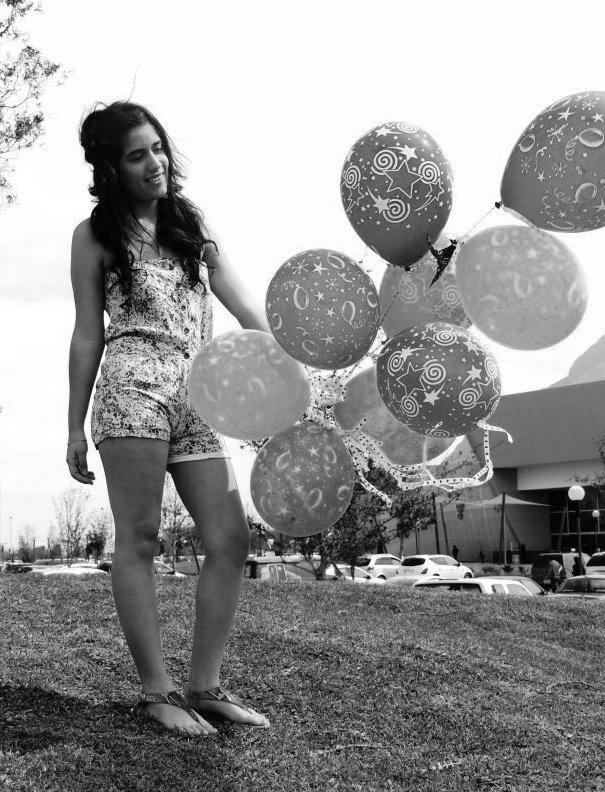
#> input picture Imagen1_1.jpg, 605 x 792 px, found by its file name
$ python lineas.py Imagen1_1.jpg 1.0   (Python 2 division)
#> lines starting #> are read from the running program, lines starting #| are printed output that depends on the picture; after the words box and inside, x2 and y2 are one past the last pixel; in counts of white or black regions, pixels touching at a corner belong together
#!/usr/bin/env python
# -*- coding: latin-1 -*-
from PIL import Image
from sys import argv
from math import floor
import math
import numpy
import Image
import time

umbral = 100
n_img = argv[1]
img = Image.open('/home/carmensrz/'+ n_img)
#> img is the input picture: PIL image 605x792 RGB; min 0, max 255, mean 150.2

matrix = []
comb = {}
angulos = []

#tamaño de la imagen
width, height = img.size
#> width = 605; height = 792

#funcion para realizar el efecto de escala de grises
# [10 lines left out: function grayscale, not called in this run]

#funcion para filtro de convolucion, deteccion de bordes
def convolucion(new_image, h):
    pix = new_image.load()
    F = Image.new("RGB",(width,height))
    k = len(h[0])
    for x in range(width):
        for y in range(height):
            suma = 0
            for i in range(k):
                #centrar la mascara
                z1 = (i - (k/2))
                for j in range(k):
                    #centrar la mascara en la imagen
                    z2 = (j - (k/2))
                    #sin centrar z1=i z2=j
                    try:
                        suma += pix[x+z1,y+z2][0] * h[i][j]
                    except:
                        pass
            suma = int(floor(suma))
            F.putpixel((x,y),(suma,suma,suma))
    return F

def lines(img_gx, img_gy, imagen, umbral):					#Mascara vertical
    w,h = img_gx.size
    comb = {}
    for i in range(w):
        datos = []
        for j in range(h):
            #se saca el promedio de los pixeles
            pix_x = float(sum(img_gx.getpixel((i,j)))/3.0)
            pix_y = float(sum(img_gy.getpixel((i,j)))/3.0)
            #Si este promedio es mayor a 0 usamos la funcion arc para definir el angulo
            if abs(pix_x) > 0:
                angulo = math.atan(pix_y/pix_x)
            #m_gx = img_gx.getpixel((i,j))[0]
            #m_gy = img_gy.getpixel((i,j))[0]
            else:
                angulo = None
            if angulo is not None:
                angulo = int(math.degrees(angulo))
                #damos valor a rho con funciones de seno y coseno
                rho = int((j - h/2) * math.sin(angulo) + (w/2 - i) * math.cos(angulo))
                angulos.append(angulo)
                if i > 0 and i < w-1 and j > 0 and j < h - 1:
                    if (rho, angulo) in comb:
                        comb[(rho, angulo)] += 1
                    else:
                        comb[(rho, angulo)] = 1
                datos.append((rho, angulo))
            else:
                datos.append((None, None))
        matrix.append(datos)

    comb = sorted(comb.items(), key=lambda k: k[1], reverse = True)
    freq = {}
    n = int(math.ceil(len(comb) * umbral))

    for i in range(n):
        (rho, angulo) = comb[i][0]
        freq[(rho, angulo)] = comb[1]
    pixeles = imagen.load()

    for i in range(w):
        for j in range(h):
            if i > 0 and j > 0 and i < w and j < h:
                rho, angulo = matrix[i][j]
		print rho, angulo
                if (rho, angulo) in freq:
                    #dependiendo del angulo ponemos un color diferente, si es vertical, horizontar o diagonal
		    print angulo
                    if angulo == 0:
                        imagen.putpixel((i,j),(255,0,0))
                    elif angulo == 90:
                        imagen.putpixel((i,j),(0,255,0))
                    else:
                        imagen.putpixel((i,j),(0,0,255))

    return imagen

def b_w(imagen):
    new_image = Image.new("RGB",(width,height))
    for i in range(width):
        for j in range(height):
            r,g,b = imagen.getpixel((i,j))
            mayor = max(r,g,b)
            if(mayor<umbral):
                color = 0
            else:
                color = 255
            new_image.putpixel((i,j),(color,color,color))

    #img.save('byn_'+imagen)
    return new_image

# [60 lines left out: functions normalizar, bfs, not called in this run]


def main():
    start = time.time()
    binarizar = b_w(img)
#> in b_w, `new_image = Image.new("RGB",(width,height))`: new_image: PIL image 605x792 RGB; every value is 0
#> after the loop in b_w, `for i in range(width):`:
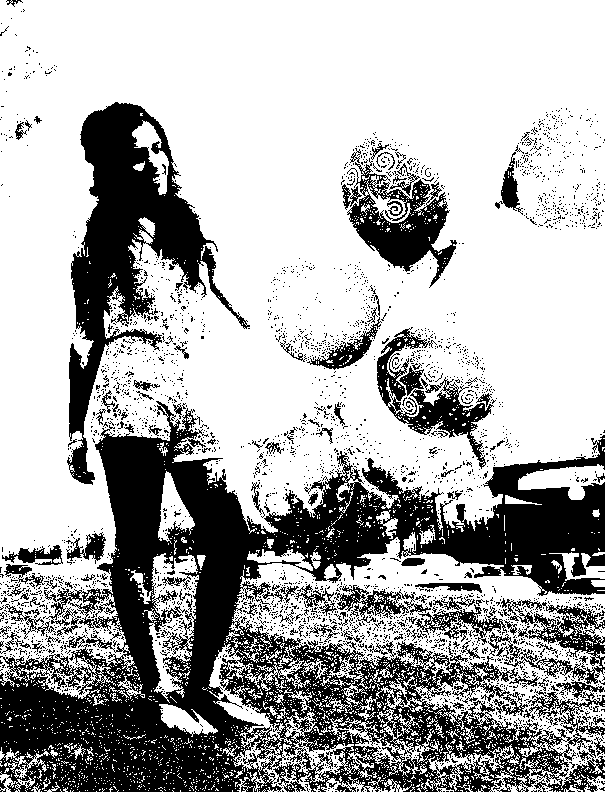
#> new_image: PIL image 605x792 RGB; 68.1% white; 3195 black regions (3061 under 20 px), largest, box (x1, y1, x2, y2) and area: (0, 401, 605, 792) 100245, (67, 102, 250, 485) 20617, (347, 158, 457, 288) 5320
    binarizar.save("Imagen1.jpg")

#    gx = [[-1,0,1],[-2,0,2],[-1,0,1]] #Sobel horizontal
#    gy = [[1,2,1],[0,0,0],[-1,-2,-1]] #Sobel vertical
    gy = [[-1,-1,-1],[2,2,2],[-1,-1,-1]]
    gx = [[-1,2,-1],[-1,2,-1],[-1,2,-1]]
    img_gx = convolucion(binarizar, gx)
#> after the loop in convolucion, `for x in range(width):`:
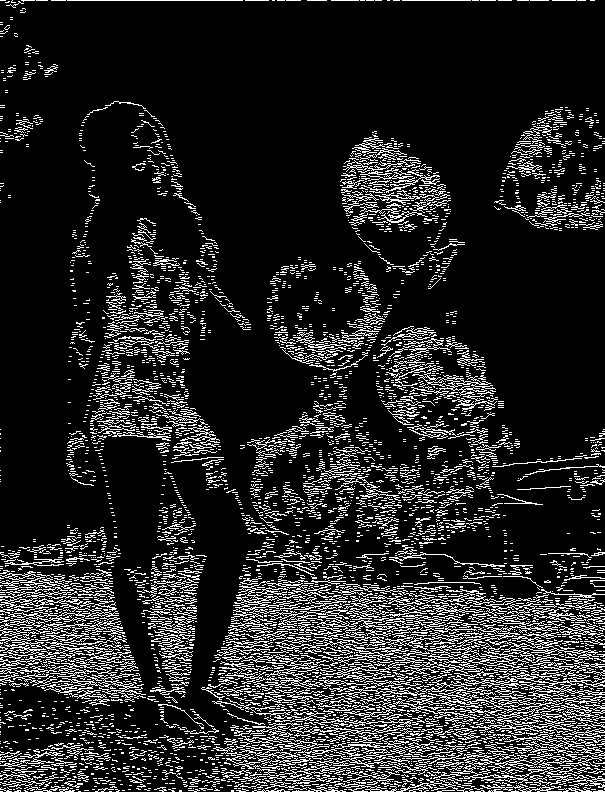
#> F: PIL image 605x792 RGB; 14.9% white in thin lines or dots
    img_gy = convolucion(binarizar, gy)
#> after the loop in convolucion (call 2), `for x in range(width):`:
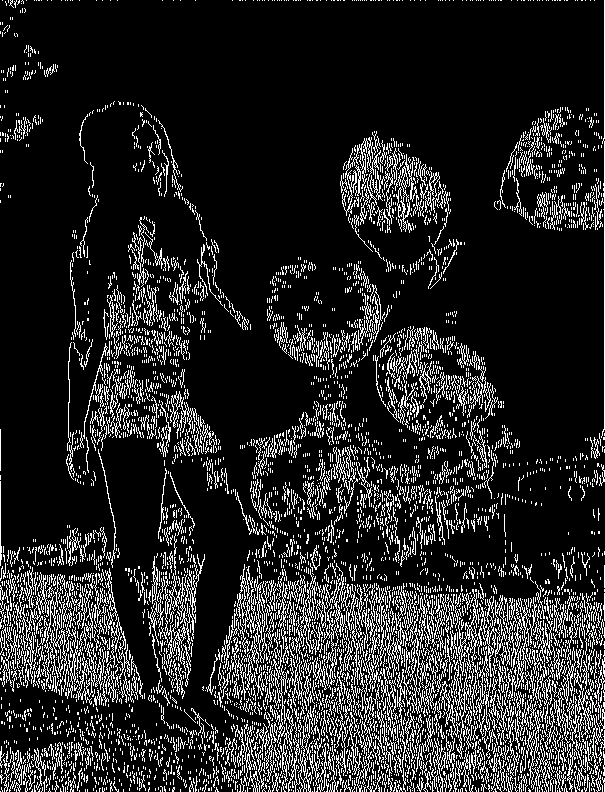
#> F: PIL image 605x792 RGB; 14.9% white in thin lines or dots

    img_lineas = lines(img_gx, img_gy , binarizar, float(argv[2]))
#> after the loop in lines, `for i in range(w):`: angulos = 71465 items; comb = 1489 items; matrix = 605 items; rho = 177
#> in lines, `n = int(math.ceil(len(comb) * umbral))`: n = 1489
#> the loop in lines, `for i in range(n):` made 1489 passes
#> (rho, angulo) on passes 1 to 3: (175, 45), (88, 45), (116, 45)
#> after the loop in lines, `for i in range(n):`: freq = 1489 items
#> the loop in lines, `for i in range(w):` made 605 passes
#> (printed output is left out)
#> after the loop in lines, `for i in range(w):`:
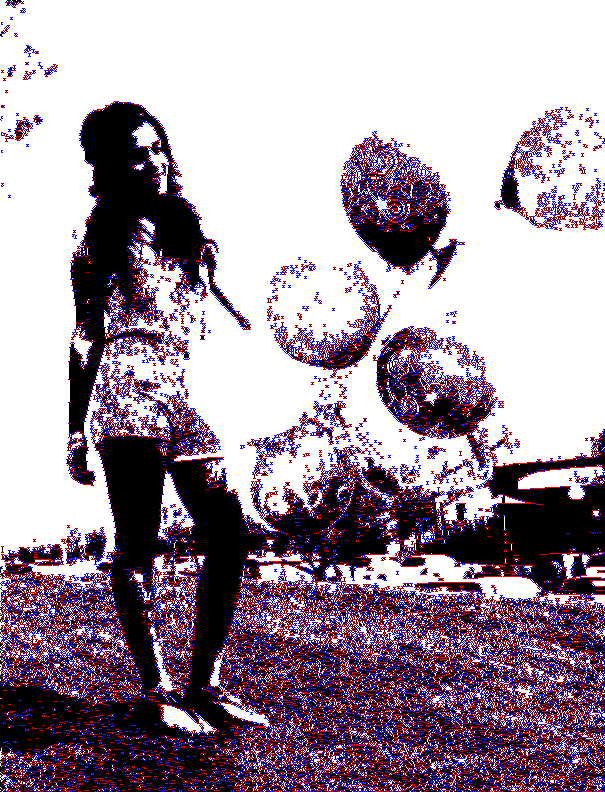
#> imagen: PIL image 605x792 RGB; mean R, G, B 162.9, 144, 162.8
    img_lineas.save("Lineas.png")

# [5 lines of commented-out code are left out]
    fin = time.time()
    tiempo = fin - start
    print "Tiempo total: "+ str(tiempo)

#    image_bfs = bfs(imagen_f,(200,150),(0,255,255))
#    image_bfs.save("bfs.jpg")

if __name__ == '__main__':
    main()

$ run again, on Imagen3_1.jpg
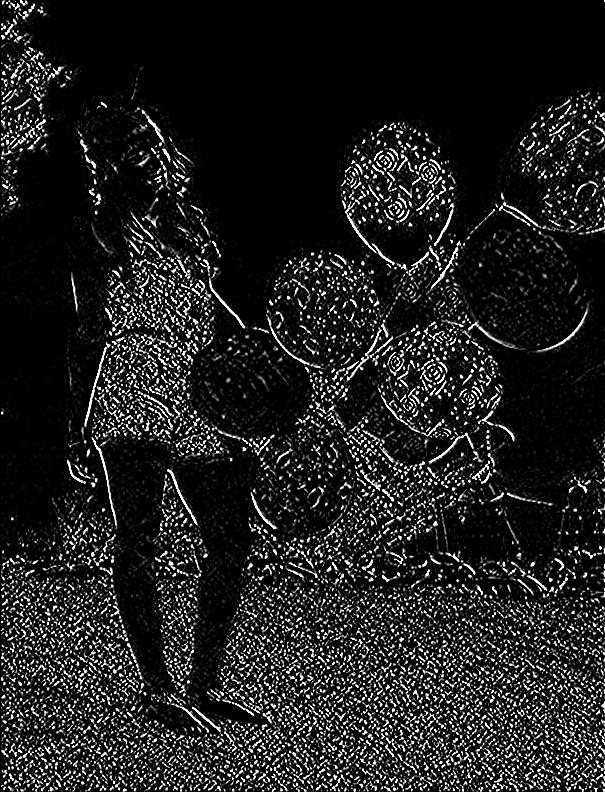
#> input picture Imagen3_1.jpg, 605 x 792 px, found by its file name
#> img is the input picture: PIL image 605x792 RGB; min 0, max 255, mean 32.1
#> after the loop in convolucion (call 2), `for x in range(width):`:
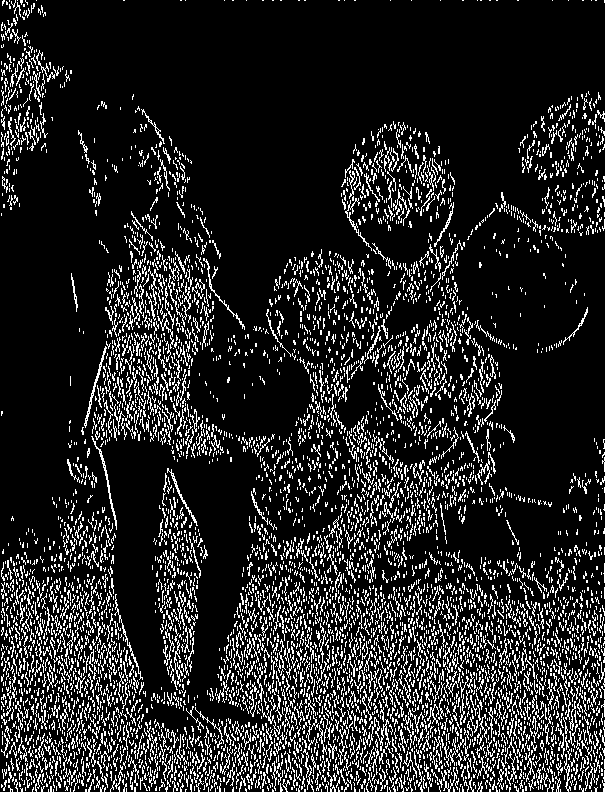
#> F: PIL image 605x792 RGB; 14.5% white in thin lines or dots
#> after the loop in lines, `for i in range(w):`: angulos = 67945 items; comb = 1505 items; matrix = 605 items; rho = 177
#> n = 1505
#> the loop in lines, `for i in range(n):` made 1505 passes
#> (rho, angulo) on passes 1 to 3: (0, 45), (126, 0), (182, 45)
#> after the loop in lines, `for i in range(n):`: freq = 1505 items
#> the loop in lines, `for i in range(w):` made 605 passes
#> (printed output is left out)
#> after the loop in lines, `for i in range(w):`:
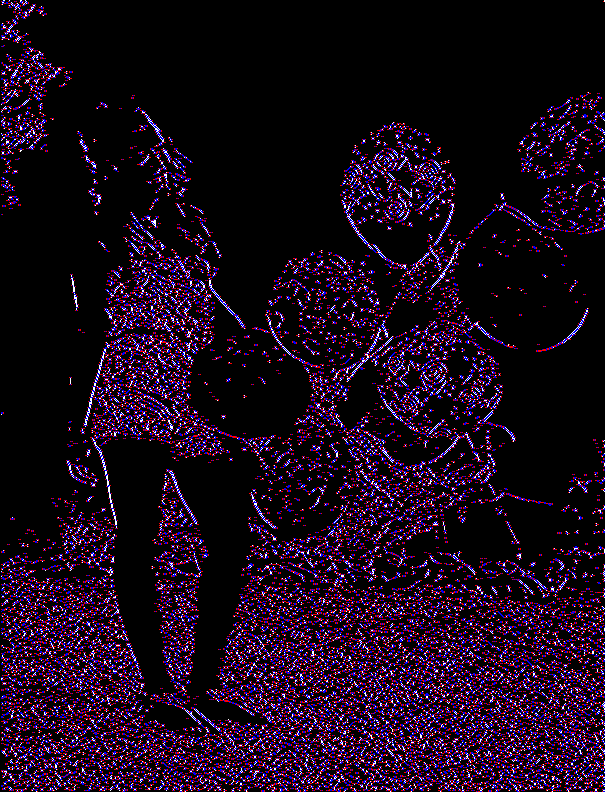
#> imagen: PIL image 605x792 RGB; mean R, G, B 25.8, 8.4, 27
